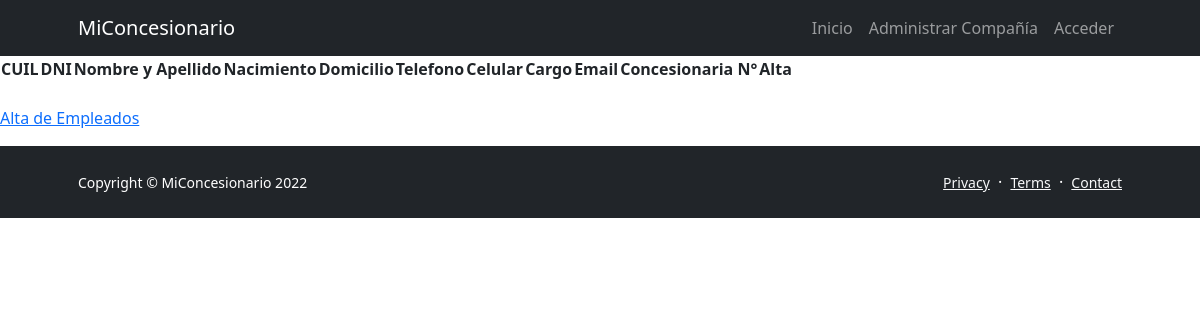
/ManageCompany/empleado_listar/, run on an earlier commit of the app's database.
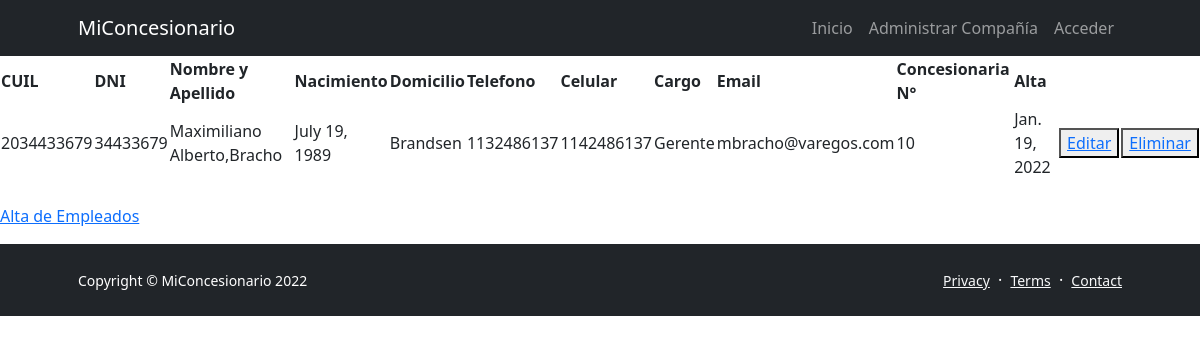
And on a later commit of the database.
### ManageCompany/models.py (models this page shows)
class Empleado(models.Model):
    cuil=models.CharField('cuil',max_length=11)
    dni=models.IntegerField()
    nombres=models.CharField('nombres',max_length=50)
    apellidos=models.CharField('apellidos',max_length=50)
    fecha_nacimiento=models.DateField('01/01/1990', auto_now=False, auto_now_add=False)
    domicilio=models.CharField('domicilio',max_length=100)
    telefono=models.CharField('telefono',max_length=20)
    celular=models.CharField('celular',max_length=20)
    cargo=models.CharField('cargo',max_length=50)
    email=models.EmailField()
    companiaId=models.IntegerField()
    fecha_creacion=models.DateField(auto_now_add=True)
    activo=models.BooleanField()

### ManageCompany/views.py (the view)
# urls.py: path('empleado_listar/',views.empleado_listar, name="Ver Empleados"),
def empleado_listar(request):
    empleados= Empleado.objects.all()
    contexto = {"empleados":empleados}
    return render(request,"ManageCompany/empleado_listar.html",contexto)

### templates/managecompany/empleado_listar.html (shortened to what this page needs)
{% extends 'base.html' %}
{% block content %}
    <table>
        <tr>
            <th>CUIL</th>
            <th>DNI</th>
            <th>Nombre y Apellido</th>
            <th>Nacimiento</th>
            <th>Domicilio</th>
            <th>Telefono</th>
            <th>Celular</th>
            <th>Cargo</th>
            <th>Email</th>
            <th>Concesionaria N°</th>
            <th>Alta</th>
        </tr>
        {% for e in empleados %}
            <tr>
                <td>{{e.cuil}}</td>
                <td>{{e.dni}}</td>
                <td>{{e.nombres}},{{e.apellidos}}</td>
                <td>{{e.fecha_nacimiento}}</td>
                <td>{{e.domicilio}}</td>
                <td>{{e.telefono}}</td>
                <td>{{e.celular}}</td>
                <td>{{e.cargo}}</td>
                <td>{{e.email}}</td>
                <td>{{e.companiaId}}</td>
                <td>{{e.fecha_creacion}}</td>
                <td><button><a href="{% url 'Editar Empleado' e.id %}">Editar</a></button></td>
                <td><button><a href="{% url 'Eliminar Empleado' e.id %}">Eliminar</a></button></td>
            </tr>
        {% endfor %}
    </table>
    <br>
    <p><a href="{% url 'Alta de Empleado' %}">Alta de Empleados</a></p>
{% endblock %}

### templates/base.html (shortened to what this page needs)
<!DOCTYPE html>
<html lang="en">
  <head>
    {% load static %}
    <link href="https://cdn.jsdelivr.net/npm/bootstrap-icons@1.5.0/font/bootstrap-icons.css" rel="stylesheet" />
    <link href="{% static 'css/styles.css' %}" rel="stylesheet" />
  </head>
  <body class="d-flex flex-column">
    <main class="flex-shrink-0">
      <nav class="navbar navbar-expand-lg navbar-dark bg-dark">
        <div class="container px-5">
          <a class="navbar-brand" href="">MiConcesionario</a>
          <div class="collapse navbar-collapse" id="navbarSupportedContent">
            <ul class="navbar-nav ms-auto mb-2 mb-lg-0">
              <li class="nav-item"><a class="nav-link" href="/">Inicio</a></li>
              <li class="nav-item"><a class="nav-link" href="/ManageCompany/">Administrar Compañía</a></li>
                {% if user.is_authenticated %}
                 <li class="nav-item"><a class="nav-link" href="{% url 'logout' %}">Salir</a></li>
                {% else %}
                  <li class="nav-item"><a class="nav-link" href="{% url 'login' %}">Acceder</a></li>
                {% endif %}
            </ul>
          </div>
        </div>
      </nav>
      {% block content %}
      {% endblock %}
    <main>
    <footer class="bg-dark py-4 mt-auto">
      <div class="container px-5">
          <div class="row align-items-center justify-content-between flex-column flex-sm-row">
              <div class="col-auto"><div class="small m-0 text-white">Copyright &copy; MiConcesionario 2022</div></div>
              <div class="col-auto">
                  <a class="link-light small" href="#!">Privacy</a>
                  <span class="text-white mx-1">&middot;</span>
                  <a class="link-light small" href="#!">Terms</a>
                  <span class="text-white mx-1">&middot;</span>
                  <a class="link-light small" href="#!">Contact</a>
              </div>
          </div>
      </div>
    </footer>
  </body>
</html>

What changed in the data, as far as the page shows it:
added Empleado: cuil "2034433679", dni "34433679", nombres "Maximiliano Alberto", apellidos "Bracho", fecha_nacimiento "July 19, 1989", domicilio "Brandsen", telefono "1132486137", celular "1142486137", cargo "Gerente", email "mbracho@varegos.com", companiaId "10", fecha_creacion "Jan. 19, 2022"
